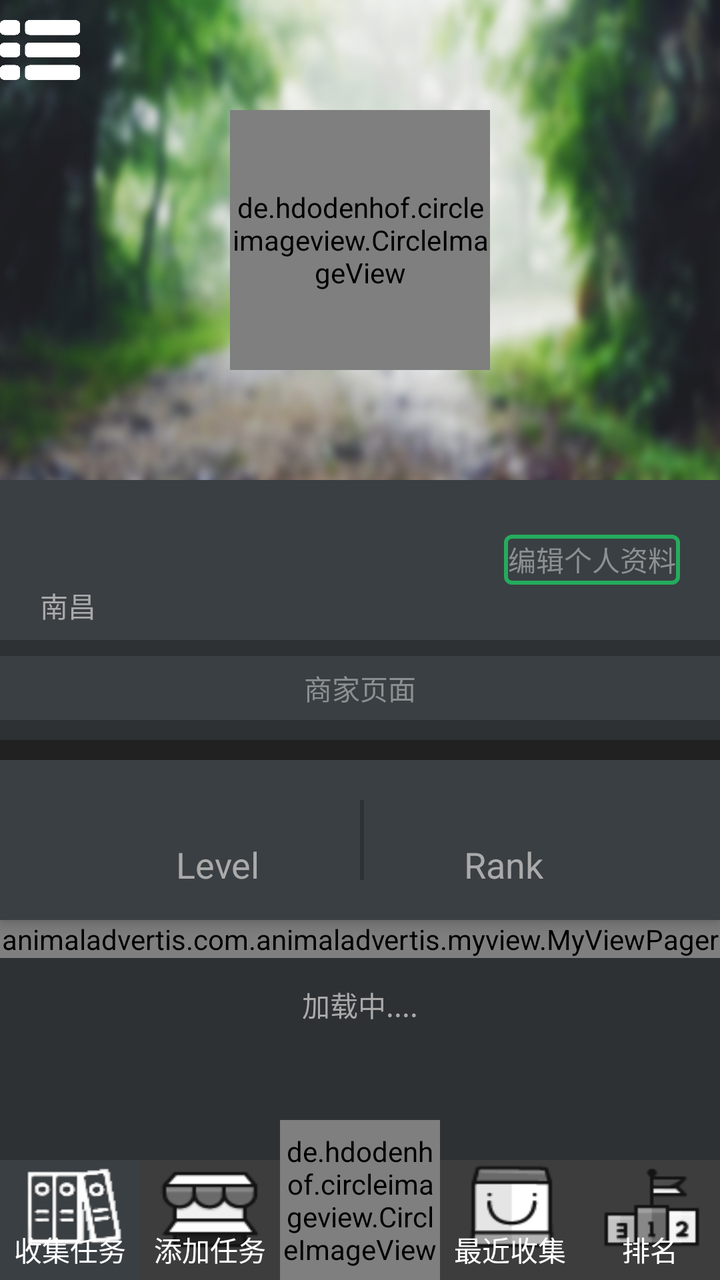
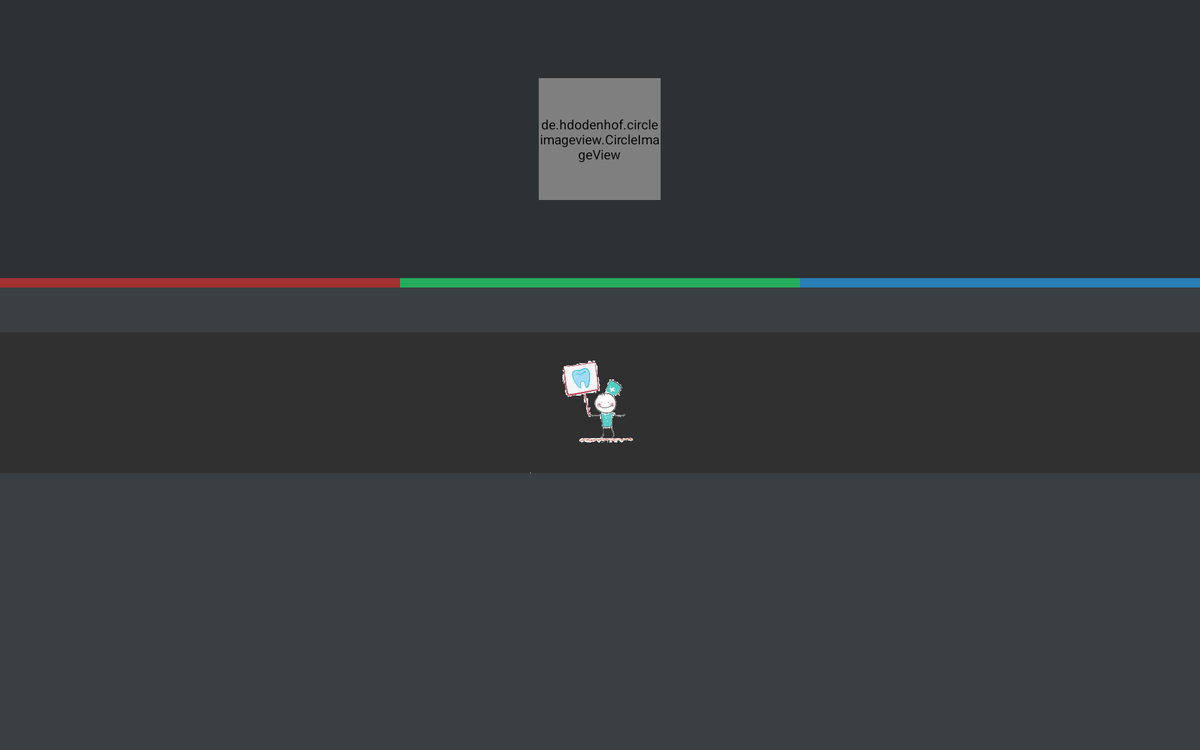

The same Android screen from two of the app's own layout files: first res/layout/ as a phone draws it, then the repository's variant for another configuration, drawn on a device whose configuration selects that folder. Both files follow.
<!-- AndroidManifest.xml: activity theme Theme.AppCompat.NoActionBar -->
<!-- res/layout/activity_user.xml -->
<?xml version="1.0" encoding="utf-8"?>
<android.support.design.widget.CoordinatorLayout xmlns:android="http://schemas.android.com/apk/res/android"
    xmlns:app="http://schemas.android.com/apk/res-auto"
    android:layout_width="match_parent"
    android:layout_height="match_parent"
    android:background="@color/grayUserTop"
    android:fitsSystemWindows="true">
    <android.support.design.widget.AppBarLayout
                android:id="@+id/appBar_layout"
                android:layout_width="match_parent"
                android:layout_height="wrap_content">
                <android.support.design.widget.CollapsingToolbarLayout
                    android:layout_width="match_parent"
                    android:layout_height="370dp"
                    app:layout_scrollFlags="scroll">

                    <LinearLayout
                        android:layout_width="match_parent"
                        android:layout_height="match_parent"
                        android:background="@color/grayUserTop"
                        android:orientation="vertical"
                        android:weightSum="1">

                        <RelativeLayout
                            android:layout_width="match_parent"
                            android:layout_height="240dp"
                            android:background="@drawable/userbac">
                            <ImageView
                                android:id="@+id/iv_more"
                                android:scaleType="fitXY"
                                android:layout_marginTop="10dp"
                                android:layout_width="40dp"
                                android:layout_height="30dp"
                                android:src="@drawable/list"/>
                            <de.hdodenhof.circleimageview.CircleImageView
                                android:id="@+id/profile_image"
                                android:layout_width="130dp"
                                android:layout_height="130dp"
                                android:layout_centerInParent="true"
                                android:src="@drawable/defaultuser"
                                app:civ_border_color="@color/littleGravy"
                                app:civ_border_width="4dp" />

                        </RelativeLayout>

                        <RelativeLayout
                            android:layout_width="match_parent"
                            android:layout_height="80dp"
                            android:background="@color/grayUserPhoto">

                            <TextView
                                android:id="@+id/tv_username"
                                android:layout_width="wrap_content"
                                android:layout_height="wrap_content"
                                android:layout_marginLeft="20dp"
                                android:layout_marginTop="20dp"
                                android:textAllCaps="false"
                                android:textColor="@android:color/darker_gray"
                                android:textSize="24sp"
                                android:textStyle="normal|bold" />

                            <TextView
                                android:id="@+id/tv_location"
                                android:layout_width="wrap_content"
                                android:layout_height="wrap_content"
                                android:layout_below="@+id/tv_username"
                                android:layout_marginLeft="20dp"
                                android:text="南昌"
                                android:textAllCaps="false"
                                android:textColor="@android:color/darker_gray"
                                android:textSize="14sp" />

                            <Button
                                android:id="@+id/tv_userDate"
                                android:layout_width="wrap_content"
                                android:layout_height="25dp"
                                android:layout_alignParentRight="true"
                                android:layout_centerVertical="true"
                                android:layout_marginRight="20dp"
                                android:background="@drawable/layout_selector"
                                android:padding="2dp"
                                android:text="编辑个人资料"
                                android:textColor="@color/littleGravy" />

                        </RelativeLayout>

                        <TextView
                            android:id="@+id/add"
                            android:layout_width="match_parent"
                            android:layout_height="32dp"
                            android:gravity="center"
                            android:layout_marginTop="8dp"
                            android:text="商家页面"
                            android:textColor="@color/littleGravy"
                            android:background="@drawable/rl_select_center"/>
                    </LinearLayout>
                </android.support.design.widget.CollapsingToolbarLayout>
                <LinearLayout
                    android:layout_width="match_parent"
                    android:layout_height="80dp"
                    android:layout_marginTop="10dp"
                    android:background="@color/grayUserPhoto"
                    android:gravity="center_horizontal"
                    android:orientation="horizontal">

                    <RelativeLayout
                        android:layout_width="wrap_content"
                        android:layout_height="wrap_content"
                        android:layout_gravity="center_vertical">

                        <TextView
                            android:layout_width="wrap_content"
                            android:layout_height="wrap_content"
                            android:layout_below="@+id/tv_level"
                            android:layout_centerHorizontal="true"
                            android:text="Level"
                            android:textColor="@android:color/darker_gray"
                            android:textSize="18sp" />

                        <TextView
                            android:id="@+id/tv_level"
                            android:layout_width="wrap_content"
                            android:layout_height="wrap_content"
                            android:layout_centerHorizontal="true"
                            android:text=""
                            android:textColor="@color/lineSecend"
                            android:textSize="18sp" />
                    </RelativeLayout>

                    <TextView
                        android:layout_width="2dp"
                        android:layout_height="40dp"
                        android:layout_gravity="center_vertical"
                        android:layout_marginLeft="50dp"
                        android:background="@color/grayUserTop" />

                    <RelativeLayout
                        android:layout_width="wrap_content"
                        android:layout_height="wrap_content"
                        android:layout_gravity="center_vertical"
                        android:layout_marginLeft="50dp">

                        <TextView
                            android:layout_width="wrap_content"
                            android:layout_height="wrap_content"
                            android:layout_below="@+id/tv_rank"
                            android:layout_centerHorizontal="true"
                            android:text="Rank"
                            android:textColor="@android:color/darker_gray"
                            android:textSize="18sp" />

                        <TextView
                            android:id="@+id/tv_rank"
                            android:layout_width="wrap_content"
                            android:layout_height="wrap_content"
                            android:layout_centerHorizontal="true"
                            android:text=""
                            android:textColor="@color/lineSecend"
                            android:textSize="18sp" />
                    </RelativeLayout>

                </LinearLayout>
            </android.support.design.widget.AppBarLayout>
    <android.support.v4.widget.NestedScrollView
            android:id="@+id/nestedScrollView"
            android:layout_width="match_parent"
            android:layout_height="match_parent"
            app:layout_behavior="@string/appbar_scrolling_view_behavior">
            <RelativeLayout
                android:layout_width="match_parent"
                android:layout_height="match_parent"
                android:paddingBottom="64dp">

                <TextView
                    android:id="@+id/loading"
                    android:layout_width="wrap_content"
                    android:layout_height="wrap_content"
                    android:layout_centerHorizontal="true"
                    android:textColor="@android:color/darker_gray"
                    android:layout_marginTop="32dp"
                    android:text="加载中...."/>

                <animaladvertis.com.animaladvertis.myview.MyViewPager
                    android:id="@+id/vp_user"
                    android:layout_width="match_parent"
                    android:layout_height="match_parent"/>

            </RelativeLayout>


        </android.support.v4.widget.NestedScrollView>
    <RelativeLayout
            android:layout_width="wrap_content"
            android:layout_height="wrap_content"
            android:layout_alignParentBottom="true">
            <LinearLayout
                android:layout_width="match_parent"
                android:layout_height="60dp"
                android:layout_alignParentBottom="true"
                android:orientation="horizontal"
                android:background="@color/grayUserPhoto">

                <Button
                    android:id="@+id/bt_collection"
                    android:layout_width="wrap_content"
                    android:layout_height="match_parent"
                    android:layout_weight="1"
                    android:gravity="bottom|center_horizontal"
                    android:paddingBottom="5dp"
                    android:text="收集任务"
                    android:background="@drawable/mission_up"
                    android:textAlignment="center" />

                <Button
                    android:id="@+id/bt_merchant"
                    android:layout_width="wrap_content"
                    android:layout_height="match_parent"
                    android:layout_weight="1"
                    android:gravity="bottom|center_horizontal"
                    android:paddingBottom="5dp"
                    android:text="添加任务"
                    android:background="@drawable/missionshop"
                    android:textAlignment="center" />

                <TextView
                    android:layout_width="80dp"
                    android:layout_height="50dp" />

                <Button
                    android:id="@+id/bt_catch"
                    android:layout_width="wrap_content"
                    android:layout_height="match_parent"
                    android:layout_weight="1"
                    android:gravity="bottom|center_horizontal"
                    android:paddingBottom="5dp"
                    android:text="最近收集"
                    android:background="@drawable/collect_up" />

                <Button
                    android:id="@+id/bt_rank"
                    android:layout_width="wrap_content"
                    android:layout_height="match_parent"
                    android:layout_weight="1"
                    android:gravity="bottom|center_horizontal"
                    android:paddingBottom="5dp"
                    android:text="排名"
                    android:background="@drawable/rank_up" />

            </LinearLayout>

            <de.hdodenhof.circleimageview.CircleImageView
                android:id="@+id/fb_chatch"
                android:layout_width="80dp"
                android:layout_height="80dp"
                android:layout_alignParentBottom="true"
                android:layout_centerHorizontal="true"
                android:src="@drawable/a2"
                app:civ_border_color="@color/grayUserPhoto"
                app:civ_border_width="4dp"/>
        </RelativeLayout>
</android.support.design.widget.CoordinatorLayout>
<!-- resources referenced by this layout -->
<resources>
  <color name="grayUserPhoto">#3a3f43</color>
  <color name="grayUserTop">#2d3134</color>
  <color name="lineSecend">#25ac5d</color>
  <color name="littleGravy">#8c9092</color>
  <!-- drawable a2: png bitmap (drawable, 41821 bytes) -->
  <!-- drawable collect_up: png bitmap (drawable, 4024 bytes) -->
  <!-- drawable layout_selector (drawable) -->
  <?xml version="1.0" encoding="utf-8"?>
  <selector xmlns:android="http://schemas.android.com/apk/res/android">
      <item android:state_pressed="true" android:drawable="@drawable/select">
      </item>
      <item android:state_pressed="false" android:drawable="@drawable/unselect">
      </item>
  </selector>
  <!-- drawable list: png bitmap (drawable, 29879 bytes) -->
  <!-- drawable mission_up: png bitmap (drawable, 6142 bytes) -->
  <!-- drawable missionshop: png bitmap (drawable, 4411 bytes) -->
  <!-- drawable rank_up: png bitmap (drawable, 3914 bytes) -->
  <!-- drawable rl_select_center (drawable) -->
  <?xml version="1.0" encoding="utf-8"?>
  <selector xmlns:android="http://schemas.android.com/apk/res/android">
      <item android:state_pressed="true" android:drawable="@drawable/ct_bac_down"/>
      <item android:state_focused="true" android:drawable="@drawable/ct_bac_down"/>
      <item android:drawable="@drawable/ct_bac"/>
  </selector>
  <!-- drawable userbac: png bitmap (drawable, 314808 bytes) -->
  <!-- drawable select (drawable) -->
  <?xml version="1.0" encoding="utf-8"?>
  <shape xmlns:android="http://schemas.android.com/apk/res/android">
      <corners
          android:radius="3dp">
      </corners>
  
      <solid
          android:color="@color/lineSecend">
      </solid>
  
      <stroke
          android:width="2dp"
          android:color="@color/lineSecend">
      </stroke>
  </shape>
  <!-- drawable unselect (drawable) -->
  <?xml version="1.0" encoding="utf-8"?>
  <shape xmlns:android="http://schemas.android.com/apk/res/android">
      <corners
          android:radius="3dp">
      </corners>
      <stroke
          android:width="2dp"
          android:color="@color/lineSecend">
      </stroke>
  </shape>
  <!-- drawable ct_bac_down (drawable) -->
  <?xml version="1.0" encoding="utf-8"?>
  <shape xmlns:android="http://schemas.android.com/apk/res/android">
      <stroke android:width="2dp" android:color="@color/grayUserPhoto">
      </stroke>
  </shape>
  <!-- drawable ct_bac (drawable) -->
  <?xml version="1.0" encoding="utf-8"?>
  <shape xmlns:android="http://schemas.android.com/apk/res/android">
      <solid android:color="@color/grayUserPhoto"/>
  </shape>
</resources>
<!-- res/layout-xlarge/activity_user.xml (the repository's variant of the layout above) -->
<!-- drawn on a large tablet held sideways -->
<?xml version="1.0" encoding="utf-8"?>
<LinearLayout xmlns:android="http://schemas.android.com/apk/res/android"
    xmlns:tools="http://schemas.android.com/tools"
    android:id="@+id/activity_user"
    android:layout_width="match_parent"
    android:layout_height="match_parent"
    android:orientation="vertical">

    <RelativeLayout
        android:layout_width="match_parent"
        android:layout_height="1dp"
        android:layout_weight="4"
        android:background="@color/grayUserTop">

        <de.hdodenhof.circleimageview.CircleImageView
            xmlns:app="http://schemas.android.com/apk/res-auto"
            android:id="@+id/profile_image"
            android:layout_width="130dp"
            android:layout_height="130dp"
            android:layout_centerInParent="true"
            android:src="@drawable/tupian"
            app:civ_border_color="@color/grayUserPhoto"
            app:civ_border_width="4dp" />

    </RelativeLayout>

    <LinearLayout
        android:layout_width="match_parent"
        android:layout_height="10dp"
        android:orientation="horizontal">

        <TextView
            android:layout_width="wrap_content"
            android:layout_height="wrap_content"
            android:layout_weight="1"
            android:background="@color/lineFirst" />

        <TextView
            android:layout_width="wrap_content"
            android:layout_height="wrap_content"
            android:layout_weight="1"
            android:background="@color/lineSecend" />

        <TextView
            android:layout_width="wrap_content"
            android:layout_height="wrap_content"
            android:layout_weight="1"
            android:background="@color/lineLast" />

    </LinearLayout>

    <LinearLayout
        android:layout_width="match_parent"
        android:layout_height="wrap_content"
        android:orientation="horizontal">

        <Button
            android:id="@+id/bt_collection"
            android:layout_width="wrap_content"
            android:layout_height="wrap_content"
            android:layout_weight="1"
            android:background="@color/grayUserPhoto"
            />

        <Button
            android:id="@+id/bt_catch"
            android:layout_width="wrap_content"
            android:layout_height="wrap_content"
            android:layout_weight="1"
            android:background="@color/grayUserPhoto"/>

        <Button
            android:id="@+id/bt_rank"
            android:layout_width="wrap_content"
            android:layout_height="wrap_content"
            android:layout_weight="1"
            android:background="@color/grayUserPhoto"/>

    </LinearLayout>

    <ImageView
        android:layout_width="match_parent"
        android:layout_height="wrap_content"
        android:maxHeight="150dp"
        android:adjustViewBounds="true"
        android:src="@drawable/tupian"
        />

    <ListView
        android:background="@color/grayUserPhoto"
        android:layout_width="match_parent"
        android:layout_height="wrap_content"
        android:layout_weight="4"></ListView>

</LinearLayout>
<!-- resources referenced by the variant -->
<!-- as a large tablet held sideways resolves them -->
<resources>
  <color name="grayUserPhoto">#3a3f43</color>
  <color name="grayUserTop">#2d3134</color>
  <color name="lineFirst">#a43131</color>
  <color name="lineLast">#2a7fb8</color>
  <color name="lineSecend">#25ac5d</color>
  <!-- drawable tupian: png bitmap (drawable, 163981 bytes) -->
</resources>
